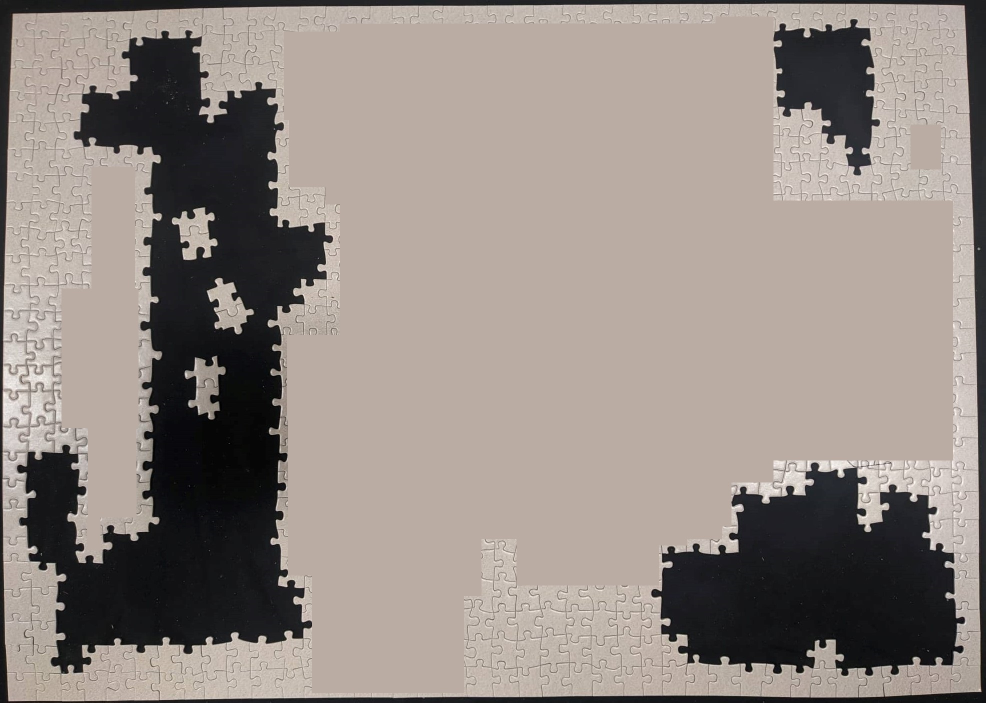
#> input picture puzzle-image-whited.jpg, 1972 x 1405 px (shown at 1/2 size)
$ python -i sovler.py   (imports and definitions only)
#> lines starting #> are read from the running program, lines starting #| are printed output that depends on the picture; after the words box and inside, x2 and y2 are one past the last pixel; in counts of white or black regions, pixels touching at a corner belong together
#> further down, picture is the input picture: shape (1405, 1972, 3); mean B, G, R 132.4, 138.5, 148.1
import cv2
import itertools
import numpy as np
import scipy
import math

def puzzle_pieces(image):
    greyPieces = cv2.cvtColor(image, cv2.COLOR_BGR2GRAY)
    _, binaryPieces1 = cv2.threshold(greyPieces, 127, 255, cv2.THRESH_BINARY)
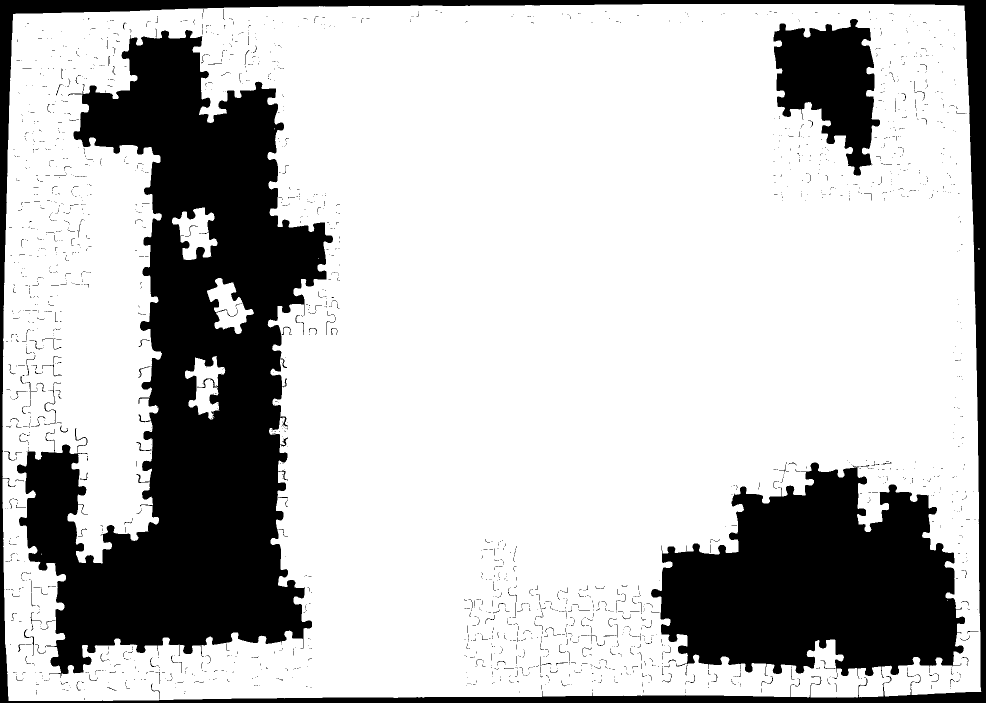
#> binaryPieces1: shape (1405, 1972) (shown at 1/2 size); 74.9% white; 2464 black regions (2325 under 20 px), largest, box (x1, y1, x2, y2) and area: (34, 60, 666, 1356) 376178, (1302, 925, 1930, 1357) 176676, (0, 0, 1972, 1405) 91494
    kernel = np.ones((3,3),np.uint8)
    erosion = cv2.erode(binaryPieces1, kernel, iterations = 1)
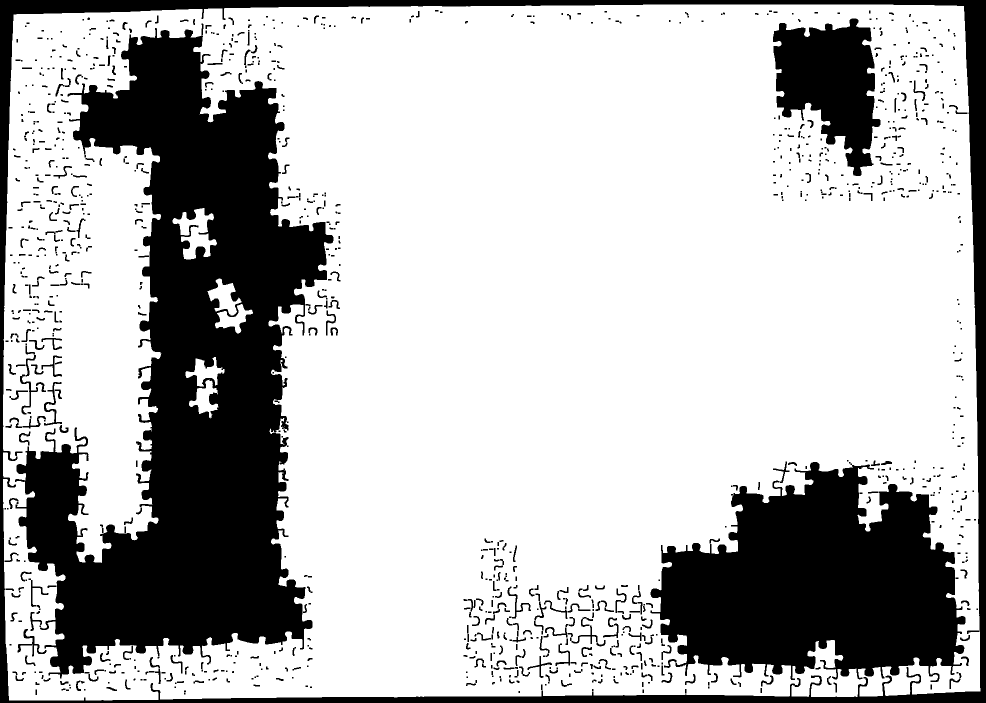
#> erosion: shape (1405, 1972) (shown at 1/2 size); 72.6% white; 1165 black regions (539 under 20 px), largest, box (x1, y1, x2, y2) and area: (30, 56, 667, 1357) 392152, (1301, 924, 1931, 1364) 182764, (0, 0, 1972, 1405) 99996
    segmented_pieces = cv2.dilate(erosion, kernel, iterations = 1)
#> segmented_pieces: shape (1405, 1972); 74.8% white; 1988 black regions (1853 under 20 px)

    contours, hierarchy = cv2.findContours(segmented_pieces, cv2.RETR_TREE, cv2.CHAIN_APPROX_SIMPLE)
#> contours = 2663 contours, 2400 with area under 20; largest, box (x1, y1, x2, y2) and area: (5, 8, 1962, 1402) 2675374, (31, 56, 667, 1357) 396846, (1301, 924, 1931, 1358) 179033, (1546, 37, 1761, 352) 39417, (344, 415, 435, 520) 4954

    pieces_contours = []
    for i in range(len(contours)):
            contour = contours[i][:,0,:]
            if hierarchy[0,i,3] == -1:
                if cv2.contourArea(contour) > 50:
                    pieces_contours.append(contour)
#> this loop made 2663 passes
#> contour on passes 10, 12, 19: [[168, 1379], [169, 1378], [170, 1379], [169, 1380]], [[123, 1379], [124, 1378], [125, 1379], [124, 1380]], [[139, 1375], [140, 1374], [141, 1375], [140, 1376]]
#> after the loop, pieces_contours = 1 item

    # cv2.drawContours(pieces1, pieces_contours, -1, (0,255,0), 1)
    # displayImage(pieces1)

    return pieces_contours

# [21 lines left out: functions puzzle_holes, cartesian2polar, not called in this run]

def angle_between(angle_a, angle_b):
    diff = abs(angle_a - angle_b)
    return min(diff, 2 * math.pi - diff)

# [48 lines left out: functions find_corners, find_ins_outs, not called in this run]

        # project points to line to get distance
        # find max and min
        # may need cross product to determine side?

>>> import cv2
>>> picture = cv2.imread('puzzle-image-whited.jpg')
>>> result = puzzle_pieces(picture)
#> result = 1 item
